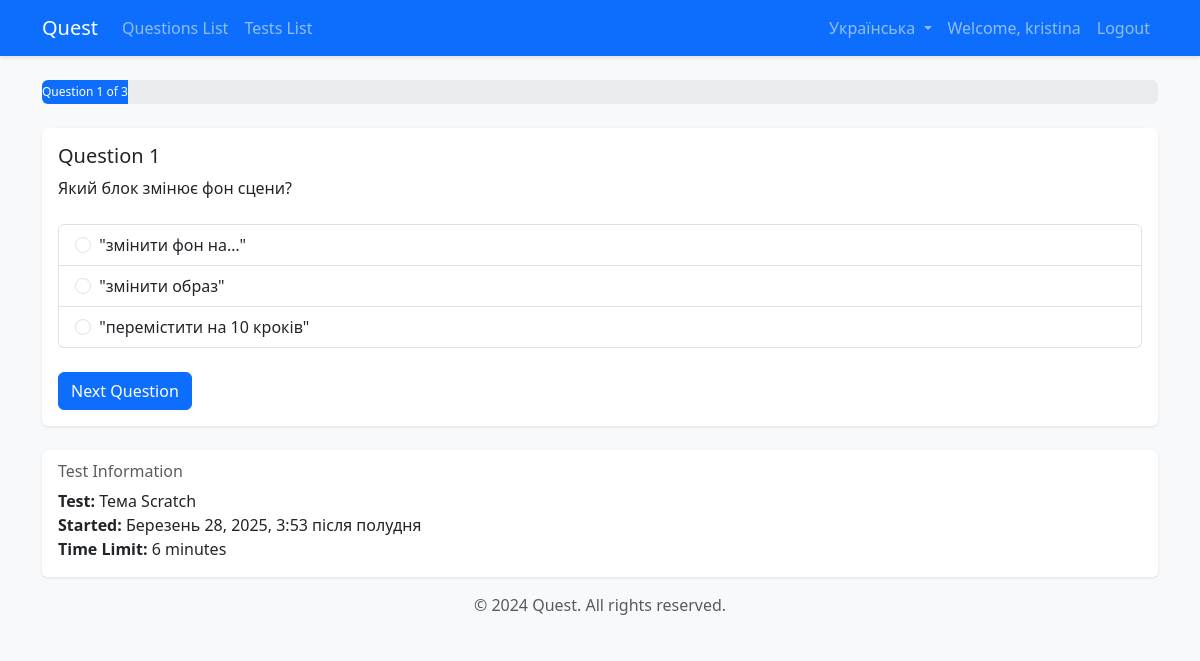
The app's page /uk/tests/result/2/ (signed in) with its own data.
### quest/models.py (models this page shows, shortened)
class Question(models.Model):
    description = models.TextField()  # question text
    image = models.ImageField(upload_to='questions/', blank=True, null=True)  # optional image
    QUESTION_TYPES = [
        ('MC', 'Multiple Choice'),
    ]
    question_type = models.CharField(max_length=2, choices=QUESTION_TYPES, default='MC')

class Answer(models.Model):
    question = models.ForeignKey(Question, on_delete=models.CASCADE, related_name='answers')
    text = models.CharField(max_length=255)
    is_correct = models.BooleanField(default=False)  # mark the correct answer

class TestResult(models.Model):
    STATUS_CHOICES = [
        ('IN_PROGRESS', 'In Progress'),
        ('COMPLETED', 'Completed'),
        ('TIMED_OUT', 'Timed Out'),
    ]
    student = models.ForeignKey(User, on_delete=models.CASCADE, related_name='test_results')
    test = models.ForeignKey(Test, on_delete=models.CASCADE, related_name='results')
    status = models.CharField(max_length=20, choices=STATUS_CHOICES, default='IN_PROGRESS')
    started_at = models.DateTimeField(auto_now_add=True)
    completed_at = models.DateTimeField(null=True, blank=True)
    current_question_index = models.IntegerField(default=0)
    score = models.DecimalField(max_digits=5, decimal_places=2, null=True, blank=True)
    def get_progress(self):
        total_questions = self.test.get_total_questions()
        return {
            'current': self.current_question_index + 1,
            'total': total_questions,
            'percentage': round((self.current_question_index + 1) / total_questions * 100, 1)
        }

class Test(models.Model):
    title = models.CharField(max_length=200)
    description = models.TextField(blank=True)
    questions = models.ManyToManyField(Question, related_name='tests')
    created_at = models.DateTimeField(auto_now_add=True)
    updated_at = models.DateTimeField(auto_now=True)
    time_limit = models.IntegerField(null=True, blank=True, help_text="Time limit in minutes (optional)")
    def get_total_questions(self):
        return self.questions.count()

### quest/views.py (the view, shortened to what this page needs)
# urls.py: path('tests/result/<int:result_id>/', views.take_test, name='take_test'),
@login_required
def take_test(request, result_id):
    test_result = get_object_or_404(TestResult, id=result_id, student=request.user)
    if test_result.status != 'IN_PROGRESS':
        return redirect('test_result', result_id=result_id)
    questions = list(test_result.test.questions.all())
    if not questions:
        messages.error(request, "No questions found in this test.")
        return redirect('test_list')
    current_question = questions[test_result.current_question_index]
    progress = test_result.get_progress()
    context = {
        'test_result': test_result,
        'current_question': current_question,
        'progress': progress,
        'total_questions': len(questions)
    }
    return render(request, 'quest/take_test.html', context)

### quest/templates/quest/take_test.html (shortened to what this page needs)
{% extends "base.html" %}
{% load i18n %}
{% block content %}
<div class="container mt-4">
    <div class="progress mb-4">
        <div class="progress-bar" role="progressbar"
             style="width: {{ progress.percentage }}%"
             aria-valuenow="{{ progress.percentage }}"
             aria-valuemin="0"
             aria-valuemax="100">
            {% trans "Question" %} {{ progress.current }} {% trans "of" %} {{ progress.total }}
        </div>
    </div>
    <div class="card">
        <div class="card-body">
            <h5 class="card-title">{% trans "Question" %} {{ progress.current }}</h5>
            <p class="card-text">{{ current_question.description }}</p>
            <form method="post" class="mt-4">
                <div class="list-group">
                    {% for answer in current_question.answers.all %}
                        <label class="list-group-item">
                            <input class="form-check-input me-1" type="radio"
                                   name="answer" value="{{ answer.id }}" required>
                            {{ answer.text }}
                        </label>
                    {% endfor %}
                </div>
                <div class="mt-4">
                    <button type="submit" class="btn btn-primary">
                        {% if progress.current == progress.total %}
                            {% trans "Submit Test" %}
                        {% else %}
                            {% trans "Next Question" %}
                        {% endif %}
                    </button>
                </div>
            </form>
        </div>
    </div>
    <div class="card mt-4">
        <div class="card-body">
            <h6 class="card-subtitle mb-2 text-muted">{% trans "Test Information" %}</h6>
            <p class="card-text">
                <strong>{% trans "Test" %}:</strong> {{ test_result.test.title }}<br>
                <strong>{% trans "Started" %}:</strong> {{ test_result.started_at|date:"F j, Y, g:i a" }}<br>
                {% if test_result.test.time_limit %}
                    <strong>{% trans "Time Limit" %}:</strong> {{ test_result.test.time_limit }} {% trans "minutes" %}
                {% endif %}
            </p>
        </div>
    </div>
</div>
{% endblock %}

### my_quest/templates/base.html (shortened to what this page needs)
{% load i18n %}
<!DOCTYPE html>
<html lang="{{ LANGUAGE_CODE }}">
<head>
    <link href="https://cdn.jsdelivr.net/npm/bootstrap@5.3.0/dist/css/bootstrap.min.css" rel="stylesheet">
</head>
<body>
    <nav class="navbar navbar-expand-lg navbar-dark bg-primary mb-4">
        <div class="container">
            <a class="navbar-brand" href="{% url 'test_list' %}">{% trans "Quest" %}</a>
            <div class="collapse navbar-collapse" id="navbarNav">
                <ul class="navbar-nav me-auto">
                    <li class="nav-item">
                        <a class="nav-link" href="{% url 'questions_list' %}">{% trans "Questions List" %}</a>
                    </li>
                    <li class="nav-item">
                        <a class="nav-link" href="{% url 'test_list' %}">{% trans "Tests List" %}</a>
                    </li>
                </ul>
                <ul class="navbar-nav">
                    <li class="nav-item dropdown language-selector">
                        <a class="nav-link dropdown-toggle" href="#" id="languageDropdown" role="button" data-bs-toggle="dropdown">
                            {% get_current_language as CURRENT_LANGUAGE %}
                            {% get_language_info for CURRENT_LANGUAGE as lang %}
                            {{ lang.name_local }}
                        </a>
                            {% get_available_languages as LANGUAGES %}
                    </li>
                    {% if user.is_authenticated %}
                        <li class="nav-item">
                            <span class="nav-link">{% trans "Welcome" %}, {{ user.username }}</span>
                        </li>
                        <li class="nav-item">
                            <a class="nav-link" href="{% url 'logout' %}">{% trans "Logout" %}</a>
                        </li>
                    {% else %}
                        <li class="nav-item">
                            <a class="nav-link" href="{% url 'login' %}">{% trans "Login" %}</a>
                        </li>
                    {% endif %}
                </ul>
            </div>
        </div>
    </nav>
    {% block content %}
    {% endblock %}
    <footer class="footer mt-auto py-3 bg-light">
        <div class="container text-center">
            <span class="text-muted">© 2024 Quest. {% trans "All rights reserved." %}</span>
        </div>
    </footer>
</body>
</html>

### my_quest/templates/base.html (style rules this page uses)
body { background-color: #f8f9fa; }
.navbar { box-shadow: 0 2px 4px rgba(0,0,0,.1); }
.card { box-shadow: 0 1px 3px rgba(0,0,0,.1); border: none; }
.progress { height: 1.5rem; }
.list-group-item { transition: background-color 0.2s; }
.language-selector { margin-left: 1rem; }

### records on screen
Question: description "Який блок змінює фон сцени?"
Answer: text "\"змінити фон на…\""
Answer: text "\"змінити образ\""
Answer: text "\"перемістити на 10 кроків\""
TestResult: test "Тема Scratch", started_at "Березень 28, 2025, 3:53 після полудня", test.time_limit "6"

### other values on screen
{{ lang.name_local }} "Українська"
{{ user.username }} "kristina"
{{ progress.current }} "1"
{{ progress.total }} "3"
